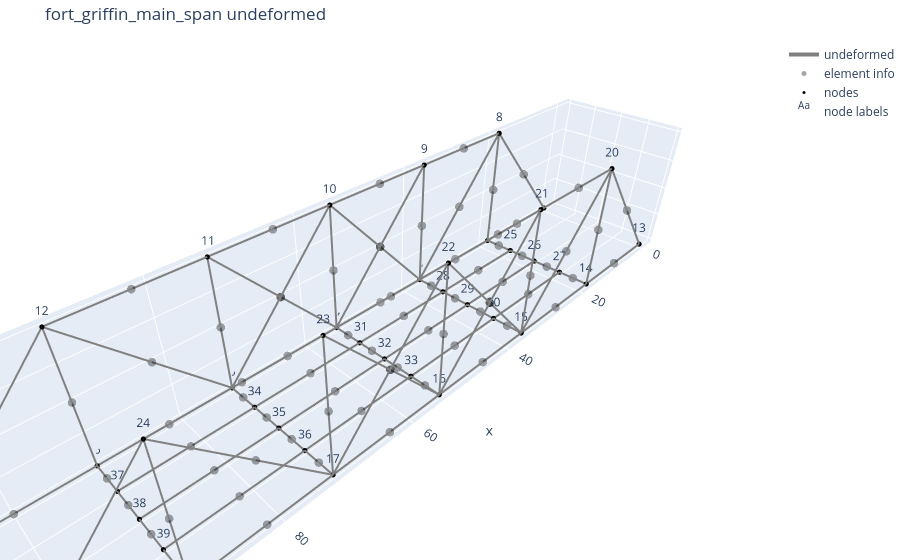
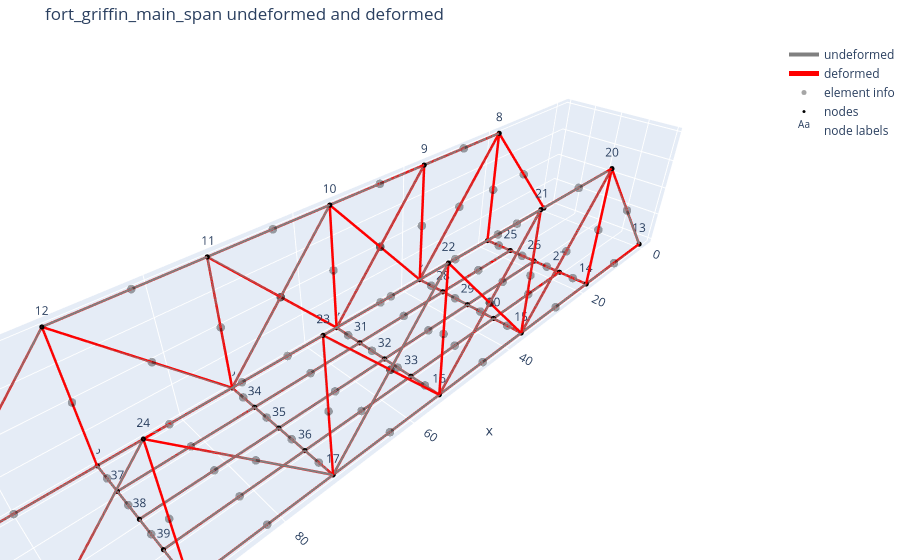

Write notebook code for charts like these, in order.
### Code cell
# ============================================================
# PLOTLY PLOTS
# Plot 1  undeformed only
# Plot 2  undeformed plus deformed
# Loads are kept off here because show_member_loads is False.
# ============================================================

fig_undef = plot_structure_plotly(
    clean_model,
    data,
    U=None,
    scale=1.0,
    selector="all",
    show_undeformed=True,
    show_deformed=False,
    show_nodes=True,
    show_node_labels=True,
    show_element_hover=True,
    show_member_loads=True,
    title=f"{clean_model['model_name']} undeformed",
    save_html=str(plotly_undef_html),
    save_png=str(plotly_undef_png),
)

fig_def = plot_structure_plotly(
    clean_model,
    data,
    U=package["results"]["U"],
    scale=50.0,
    selector="all",
    show_undeformed=True,
    show_deformed=True,
    show_nodes=True,
    show_node_labels=True,
    show_element_hover=True,
    show_member_loads=True,
    title=f"{clean_model['model_name']} undeformed and deformed",
    save_html=str(plotly_def_html),
    save_png=str(plotly_def_png),
)

fig_undef.show()
fig_def.show()

print("Saved Plotly plots")
print(plotly_undef_html)
print(plotly_undef_png)
print(plotly_def_html)
print(plotly_def_png)

### Figure 1 — Plotly figure (JSON) as saved in the notebook; plotly's stock layout.template omitted (floating-point values rounded to 4 significant figures; data arrays with more than 128 entries replaced by an {"elided": "..."} marker saying what was removed)
{"data": [{"hoverinfo": "skip", "line": {"color": "gray", "dash": "solid", "width": 4}, "mode": "lines", "name": "undeformed", "type": "scatter3d", "x": {"elided": "234 float values"}, "y": {"elided": "234 int values"}, "z": {"elided": "234 int values"}}, {"hovertemplate": "%{text}<extra></extra>", "marker": {"color": "black", "opacity": 0.35, "size": 5}, "mode": "markers", "name": "element info", "text": ["Element 101<br>type = 3D_truss<br>nodes = 1 to 2<br>section = lower_chord", "Element 102<br>type = 3D_truss<br>nodes = 2 to 3<br>section = lower_chord", "Element 103<br>type = 3D_truss<br>nodes = 3 to 4<br>section = lower_chord", "Element 104<br>type = 3D_truss<br>nodes = 4 to 5<br>section = lower_chord", "Element 105<br>type = 3D_truss<br>nodes = 5 to 6<br>section = lower_chord", "Element 106<br>type = 3D_truss<br>nodes = 6 to 7<br>section = lower_chord", "Element 107<br>type = 3D_truss<br>nodes = 1 to 8<br>section = upper_end", "Element 108<br>type = 3D_truss<br>nodes = 8 to 9<br>section = upper_chord", "Element 109<br>type = 3D_truss<br>nodes = 9 to 10<br>section = upper_chord", "Element 110<br>type = 3D_truss<br>nodes = 10 to 11<br>section = upper_chord", "Element 111<br>type = 3D_truss<br>nodes = 11 to 12<br>section = upper_chord", "Element 112<br>type = 3D_truss<br>nodes = 7 to 12<br>section = upper_end", "Element 113<br>type = 3D_truss<br>nodes = 2 to 8<br>section = vertical", "Element 114<br>type = 3D_truss<br>nodes = 3 to 9<br>section = vertical", "Element 115<br>type = 3D_truss<br>nodes = 4 to 10<br>section = vertical", "Element 116<br>type = 3D_truss<br>nodes = 5 to 11<br>section = vertical", "Element 117<br>type = 3D_truss<br>nodes = 6 to 12<br>section = vertical", "Element 118<br>type = 3D_truss<br>nodes = 3 to 8<br>section = diagonal", "Element 119<br>type = 3D_truss<br>nodes = 4 to 9<br>section = diagonal", "Element 120<br>type = 3D_truss<br>nodes = 4 to 11<br>section = diagonal", "Element 121<br>type = 3D_truss<br>nodes = 5 to 12<br>section = diagonal", "Element 122<br>type = 3D_truss<br>nodes = 3 to 10<br>section = tension_rod", "Element 123<br>type = 3D_truss<br>nodes = 5 to 10<br>section = tension_rod", "Element 201<br>type = 3D_truss<br>nodes = 13 to 14<br>section = lower_chord", "Element 202<br>type = 3D_truss<br>nodes = 14 to 15<br>section = lower_chord", "Element 203<br>type = 3D_truss<br>nodes = 15 to 16<br>section = lower_chord", "Element 204<br>type = 3D_truss<br>nodes = 16 to 17<br>section = lower_chord", "Element 205<br>type = 3D_truss<br>nodes = 17 to 18<br>section = lower_chord", "Element 206<br>type = 3D_truss<br>nodes = 18 to 19<br>section = lower_chord", "Element 207<br>type = 3D_truss<br>nodes = 13 to 20<br>section = upper_end", "Element 208<br>type = 3D_truss<br>nodes = 20 to 21<br>section = upper_chord", "Element 209<br>type = 3D_truss<br>nodes = 21 to 22<br>section = upper_chord", "Element 210<br>type = 3D_truss<br>nodes = 22 to 23<br>section = upper_chord", "Element 211<br>type = 3D_truss<br>nodes = 23 to 24<br>section = upper_chord", "Element 212<br>type = 3D_truss<br>nodes = 19 to 24<br>section = upper_end", "Element 213<br>type = 3D_truss<br>nodes = 14 to 20<br>section = vertical", "Element 214<br>type = 3D_truss<br>nodes = 15 to 21<br>section = vertical", "Element 215<br>type = 3D_truss<br>nodes = 16 to 22<br>section = vertical", "Element 216<br>type = 3D_truss<br>nodes = 17 to 23<br>section = vertical", "Element 217<br>type = 3D_truss<br>nodes = 18 to 24<br>section = vertical", "Element 218<br>type = 3D_truss<br>nodes = 15 to 20<br>section = diagonal", "Element 219<br>type = 3D_truss<br>nodes = 16 to 21<br>section = diagonal", "Element 220<br>type = 3D_truss<br>nodes = 16 to 23<br>section = diagonal", "Element 221<br>type = 3D_truss<br>nodes = 17 to 24<br>section = diagonal", "Element 222<br>type = 3D_truss<br>nodes = 15 to 22<br>section = tension_rod", "Element 223<br>type = 3D_truss<br>nodes = 17 to 22<br>section = tension_rod", "Element 301<br>type = 3D_frame<br>nodes = 2 to 25<br>section = floor_beam", "Element 302<br>type = 3D_frame<br>nodes = 25 to 26<br>section = floor_beam", "Element 303<br>type = 3D_frame<br>nodes = 26 to 27<br>section = floor_beam", "Element 304<br>type = 3D_frame<br>nodes = 27 to 14<br>section = floor_beam", "Element 305<br>type = 3D_frame<br>nodes = 3 to 28<br>section = floor_beam", "Element 306<br>type = 3D_frame<br>nodes = 28 to 29<br>section = floor_beam", "Element 307<br>type = 3D_frame<br>nodes = 29 to 30<br>section = floor_beam", "Element 308<br>type = 3D_frame<br>nodes = 30 to 15<br>section = floor_beam", "Element 309<br>type = 3D_frame<br>nodes = 4 to 31<br>section = floor_beam", "Element 310<br>type = 3D_frame<br>nodes = 31 to 32<br>section = floor_beam", "Element 311<br>type = 3D_frame<br>nodes = 32 to 33<br>section = floor_beam", "Element 312<br>type = 3D_frame<br>nodes = 33 to 16<br>section = floor_beam", "Element 313<br>type = 3D_frame<br>nodes = 5 to 34<br>section = floor_beam", "Element 314<br>type = 3D_frame<br>nodes = 34 to 35<br>section = floor_beam", "Element 315<br>type = 3D_frame<br>nodes = 35 to 36<br>section = floor_beam", "Element 316<br>type = 3D_frame<br>nodes = 36 to 17<br>section = floor_beam", "Element 317<br>type = 3D_frame<br>nodes = 6 to 37<br>section = floor_beam", "Element 318<br>type = 3D_frame<br>nodes = 37 to 38<br>section = floor_beam", "Element 319<br>type = 3D_frame<br>nodes = 38 to 39<br>section = floor_beam", "Element 320<br>type = 3D_frame<br>nodes = 39 to 18<br>section = floor_beam", "Element 401<br>type = 3D_frame<br>nodes = 25 to 28<br>section = stringer_light", "Element 402<br>type = 3D_frame<br>nodes = 28 to 31<br>section = stringer_light", "Element 403<br>type = 3D_frame<br>nodes = 31 to 34<br>section = stringer_light", "Element 404<br>type = 3D_frame<br>nodes = 34 to 37<br>section = stringer_light", "Element 405<br>type = 3D_frame<br>nodes = 26 to 29<br>section = stringer_heavy", "Element 406<br>type = 3D_frame<br>nodes = 29 to 32<br>section = stringer_heavy", "Element 407<br>type = 3D_frame<br>nodes = 32 to 35<br>section = stringer_heavy", "Element 408<br>type = 3D_frame<br>nodes = 35 to 38<br>section = stringer_heavy", "Element 409<br>type = 3D_frame<br>nodes = 27 to 30<br>section = stringer_light", "Element 410<br>type = 3D_frame<br>nodes = 30 to 33<br>section = stringer_light", "Element 411<br>type = 3D_frame<br>nodes = 33 to 36<br>section = stringer_light", "Element 412<br>type = 3D_frame<br>nodes = 36 to 39<br>section = stringer_light"], "type": "scatter3d", "x": [9.088, 27.26, 45.44, 63.62, 81.79, 99.97, 9.088, 27.26, 45.44, 63.62, 81.79, 99.97, 18.18, 36.35, 54.53, 72.7, 90.88, 27.26, 45.44, 63.62, 81.79, 45.44, 63.62, 9.088, 27.26, 45.44, 63.62, 81.79, 99.97, 9.088, 27.26, 45.44, 63.62, 81.79, 99.97, 18.18, 36.35, 54.53, 72.7, 90.88, 27.26, 45.44, 63.62, 81.79, 45.44, 63.62, 18.18, 18.18, 18.18, 18.18, 36.35, 36.35, 36.35, 36.35, 54.53, 54.53, 54.53, 54.53, 72.7, 72.7, 72.7, 72.7, 90.88, 90.88, 90.88, 90.88, 27.26, 45.44, 63.62, 81.79, 27.26, 45.44, 63.62, 81.79, 27.26, 45.44, 63.62, 81.79], "y": [0, 0, 0, 0, 0, 0, 0, 0, 0, 0, 0, 0, 0, 0, 0, 0, 0, 0, 0, 0, 0, 0, 0, 20, 20, 20, 20, 20, 20, 20, 20, 20, 20, 20, 20, 20, 20, 20, 20, 20, 20, 20, 20, 20, 20, 20, 2.5, 7.5, 12.5, 17.5, 2.5, 7.5, 12.5, 17.5, 2.5, 7.5, 12.5, 17.5, 2.5, 7.5, 12.5, 17.5, 2.5, 7.5, 12.5, 17.5, 5, 5, 5, 5, 10, 10, 10, 10, 15, 15, 15, 15], "z": [0, 0, 0, 0, 0, 0, 10, 20, 20, 20, 20, 10, 10, 10, 10, 10, 10, 10, 10, 10, 10, 10, 10, 0, 0, 0, 0, 0, 0, 10, 20, 20, 20, 20, 10, 10, 10, 10, 10, 10, 10, 10, 10, 10, 10, 10, 0, 0, 0, 0, 0, 0, 0, 0, 0, 0, 0, 0, 0, 0, 0, 0, 0, 0, 0, 0, 0, 0, 0, 0, 0, 0, 0, 0, 0, 0, 0, 0]}, {"hovertemplate": "%{text}<extra></extra>", "marker": {"color": "black", "size": 3}, "mode": "markers", "name": "nodes", "text": ["Node 1", "Node 2", "Node 3", "Node 4", "Node 5", "Node 6", "Node 7", "Node 8", "Node 9", "Node 10", "Node 11", "Node 12", "Node 13", "Node 14", "Node 15", "Node 16", "Node 17", "Node 18", "Node 19", "Node 20", "Node 21", "Node 22", "Node 23", "Node 24", "Node 25", "Node 26", "Node 27", "Node 28", "Node 29", "Node 30", "Node 31", "Node 32", "Node 33", "Node 34", "Node 35", "Node 36", "Node 37", "Node 38", "Node 39"], "type": "scatter3d", "x": [0, 18.18, 36.35, 54.53, 72.7, 90.88, 109.1, 18.18, 36.35, 54.53, 72.7, 90.88, 0, 18.18, 36.35, 54.53, 72.7, 90.88, 109.1, 18.18, 36.35, 54.53, 72.7, 90.88, 18.18, 18.18, 18.18, 36.35, 36.35, 36.35, 54.53, 54.53, 54.53, 72.7, 72.7, 72.7, 90.88, 90.88, 90.88], "y": [0, 0, 0, 0, 0, 0, 0, 0, 0, 0, 0, 0, 20, 20, 20, 20, 20, 20, 20, 20, 20, 20, 20, 20, 5, 10, 15, 5, 10, 15, 5, 10, 15, 5, 10, 15, 5, 10, 15], "z": [0, 0, 0, 0, 0, 0, 0, 20, 20, 20, 20, 20, 0, 0, 0, 0, 0, 0, 0, 20, 20, 20, 20, 20, 0, 0, 0, 0, 0, 0, 0, 0, 0, 0, 0, 0, 0, 0, 0]}, {"hoverinfo": "skip", "mode": "text", "name": "node labels", "text": ["1", "2", "3", "4", "5", "6", "7", "8", "9", "10", "11", "12", "13", "14", "15", "16", "17", "18", "19", "20", "21", "22", "23", "24", "25", "26", "27", "28", "29", "30", "31", "32", "33", "34", "35", "36", "37", "38", "39"], "textposition": "top center", "type": "scatter3d", "x": [0, 18.18, 36.35, 54.53, 72.7, 90.88, 109.1, 18.18, 36.35, 54.53, 72.7, 90.88, 0, 18.18, 36.35, 54.53, 72.7, 90.88, 109.1, 18.18, 36.35, 54.53, 72.7, 90.88, 18.18, 18.18, 18.18, 36.35, 36.35, 36.35, 54.53, 54.53, 54.53, 72.7, 72.7, 72.7, 90.88, 90.88, 90.88], "y": [0, 0, 0, 0, 0, 0, 0, 0, 0, 0, 0, 0, 20, 20, 20, 20, 20, 20, 20, 20, 20, 20, 20, 20, 5, 10, 15, 5, 10, 15, 5, 10, 15, 5, 10, 15, 5, 10, 15], "z": [0, 0, 0, 0, 0, 0, 0, 20, 20, 20, 20, 20, 0, 0, 0, 0, 0, 0, 0, 20, 20, 20, 20, 20, 0, 0, 0, 0, 0, 0, 0, 0, 0, 0, 0, 0, 0, 0, 0]}, {"hovertemplate": "%{text}<extra></extra>", "line": {"color": "purple", "width": 6}, "mode": "lines", "showlegend": false, "text": ["Member load on element 405<br>type = uniform_local_z<br>w = -0.05", "Member load on element 405<br>type = uniform_local_z<br>w = -0.05"], "type": "scatter3d", "x": [19.99, 19.99], "y": [10, 10], "z": [0, -0.05]}, {"hovertemplate": "%{text}<extra></extra>", "line": {"color": "purple", "width": 6}, "mode": "lines", "showlegend": false, "text": ["Member load on element 405<br>type = uniform_local_z<br>w = -0.05", "Member load on element 405<br>type = uniform_local_z<br>w = -0.05"], "type": "scatter3d", "x": [23.63, 23.63], "y": [10, 10], "z": [0, -0.05]}, {"hovertemplate": "%{text}<extra></extra>", "line": {"color": "purple", "width": 6}, "mode": "lines", "showlegend": false, "text": ["Member load on element 405<br>type = uniform_local_z<br>w = -0.05", "Member load on element 405<br>type = uniform_local_z<br>w = -0.05"], "type": "scatter3d", "x": [27.26, 27.26], "y": [10, 10], "z": [0, -0.05]}, {"hovertemplate": "%{text}<extra></extra>", "line": {"color": "purple", "width": 6}, "mode": "lines", "showlegend": false, "text": ["Member load on element 405<br>type = uniform_local_z<br>w = -0.05", "Member load on element 405<br>type = uniform_local_z<br>w = -0.05"], "type": "scatter3d", "x": [30.9, 30.9], "y": [10, 10], "z": [0, -0.05]}, {"hovertemplate": "%{text}<extra></extra>", "line": {"color": "purple", "width": 6}, "mode": "lines", "showlegend": false, "text": ["Member load on element 405<br>type = uniform_local_z<br>w = -0.05", "Member load on element 405<br>type = uniform_local_z<br>w = -0.05"], "type": "scatter3d", "x": [34.53, 34.53], "y": [10, 10], "z": [0, -0.05]}, {"hovertemplate": "%{text}<extra></extra>", "line": {"color": "purple", "width": 6}, "mode": "lines", "showlegend": false, "text": ["Member load on element 406<br>type = uniform_local_z<br>w = -0.05", "Member load on element 406<br>type = uniform_local_z<br>w = -0.05"], "type": "scatter3d", "x": [38.17, 38.17], "y": [10, 10], "z": [0, -0.05]}, {"hovertemplate": "%{text}<extra></extra>", "line": {"color": "purple", "width": 6}, "mode": "lines", "showlegend": false, "text": ["Member load on element 406<br>type = uniform_local_z<br>w = -0.05", "Member load on element 406<br>type = uniform_local_z<br>w = -0.05"], "type": "scatter3d", "x": [41.8, 41.8], "y": [10, 10], "z": [0, -0.05]}, {"hovertemplate": "%{text}<extra></extra>", "line": {"color": "purple", "width": 6}, "mode": "lines", "showlegend": false, "text": ["Member load on element 406<br>type = uniform_local_z<br>w = -0.05", "Member load on element 406<br>type = uniform_local_z<br>w = -0.05"], "type": "scatter3d", "x": [45.44, 45.44], "y": [10, 10], "z": [0, -0.05]}, {"hovertemplate": "%{text}<extra></extra>", "line": {"color": "purple", "width": 6}, "mode": "lines", "showlegend": false, "text": ["Member load on element 406<br>type = uniform_local_z<br>w = -0.05", "Member load on element 406<br>type = uniform_local_z<br>w = -0.05"], "type": "scatter3d", "x": [49.08, 49.08], "y": [10, 10], "z": [0, -0.05]}, {"hovertemplate": "%{text}<extra></extra>", "line": {"color": "purple", "width": 6}, "mode": "lines", "showlegend": false, "text": ["Member load on element 406<br>type = uniform_local_z<br>w = -0.05", "Member load on element 406<br>type = uniform_local_z<br>w = -0.05"], "type": "scatter3d", "x": [52.71, 52.71], "y": [10, 10], "z": [0, -0.05]}, {"hovertemplate": "%{text}<extra></extra>", "line": {"color": "purple", "width": 6}, "mode": "lines", "showlegend": false, "text": ["Member load on element 407<br>type = uniform_local_z<br>w = -0.05", "Member load on element 407<br>type = uniform_local_z<br>w = -0.05"], "type": "scatter3d", "x": [56.35, 56.35], "y": [10, 10], "z": [0, -0.05]}, {"hovertemplate": "%{text}<extra></extra>", "line": {"color": "purple", "width": 6}, "mode": "lines", "showlegend": false, "text": ["Member load on element 407<br>type = uniform_local_z<br>w = -0.05", "Member load on element 407<br>type = uniform_local_z<br>w = -0.05"], "type": "scatter3d", "x": [59.98, 59.98], "y": [10, 10], "z": [0, -0.05]}, {"hovertemplate": "%{text}<extra></extra>", "line": {"color": "purple", "width": 6}, "mode": "lines", "showlegend": false, "text": ["Member load on element 407<br>type = uniform_local_z<br>w = -0.05", "Member load on element 407<br>type = uniform_local_z<br>w = -0.05"], "type": "scatter3d", "x": [63.62, 63.62], "y": [10, 10], "z": [0, -0.05]}, {"hovertemplate": "%{text}<extra></extra>", "line": {"color": "purple", "width": 6}, "mode": "lines", "showlegend": false, "text": ["Member load on element 407<br>type = uniform_local_z<br>w = -0.05", "Member load on element 407<br>type = uniform_local_z<br>w = -0.05"], "type": "scatter3d", "x": [67.25, 67.25], "y": [10, 10], "z": [0, -0.05]}, {"hovertemplate": "%{text}<extra></extra>", "line": {"color": "purple", "width": 6}, "mode": "lines", "showlegend": false, "text": ["Member load on element 407<br>type = uniform_local_z<br>w = -0.05", "Member load on element 407<br>type = uniform_local_z<br>w = -0.05"], "type": "scatter3d", "x": [70.89, 70.89], "y": [10, 10], "z": [0, -0.05]}, {"hovertemplate": "%{text}<extra></extra>", "line": {"color": "purple", "width": 6}, "mode": "lines", "showlegend": false, "text": ["Member load on element 408<br>type = uniform_local_z<br>w = -0.05", "Member load on element 408<br>type = uniform_local_z<br>w = -0.05"], "type": "scatter3d", "x": [74.52, 74.52], "y": [10, 10], "z": [0, -0.05]}, {"hovertemplate": "%{text}<extra></extra>", "line": {"color": "purple", "width": 6}, "mode": "lines", "showlegend": false, "text": ["Member load on element 408<br>type = uniform_local_z<br>w = -0.05", "Member load on element 408<br>type = uniform_local_z<br>w = -0.05"], "type": "scatter3d", "x": [78.16, 78.16], "y": [10, 10], "z": [0, -0.05]}, {"hovertemplate": "%{text}<extra></extra>", "line": {"color": "purple", "width": 6}, "mode": "lines", "showlegend": false, "text": ["Member load on element 408<br>type = uniform_local_z<br>w = -0.05", "Member load on element 408<br>type = uniform_local_z<br>w = -0.05"], "type": "scatter3d", "x": [81.79, 81.79], "y": [10, 10], "z": [0, -0.05]}, {"hovertemplate": "%{text}<extra></extra>", "line": {"color": "purple", "width": 6}, "mode": "lines", "showlegend": false, "text": ["Member load on element 408<br>type = uniform_local_z<br>w = -0.05", "Member load on element 408<br>type = uniform_local_z<br>w = -0.05"], "type": "scatter3d", "x": [85.43, 85.43], "y": [10, 10], "z": [0, -0.05]}, {"hovertemplate": "%{text}<extra></extra>", "line": {"color": "purple", "width": 6}, "mode": "lines", "showlegend": false, "text": ["Member load on element 408<br>type = uniform_local_z<br>w = -0.05", "Member load on element 408<br>type = uniform_local_z<br>w = -0.05"], "type": "scatter3d", "x": [89.06, 89.06], "y": [10, 10], "z": [0, -0.05]}], "layout": {"margin": {"b": 0, "l": 0, "r": 0, "t": 40}, "scene": {"aspectmode": "data", "xaxis": {"title": {"text": "x"}}, "yaxis": {"title": {"text": "y"}}, "zaxis": {"title": {"text": "z"}}}, "showlegend": true, "title": {"text": "fort_griffin_main_span undeformed"}}}

### Figure 2 — Plotly figure (JSON) as saved in the notebook; plotly's stock layout.template omitted (floating-point values rounded to 4 significant figures; data arrays with more than 128 entries replaced by an {"elided": "..."} marker saying what was removed)
{"data": [{"hoverinfo": "skip", "line": {"color": "gray", "dash": "solid", "width": 4}, "mode": "lines", "name": "undeformed", "type": "scatter3d", "x": {"elided": "234 float values"}, "y": {"elided": "234 int values"}, "z": {"elided": "234 int values"}}, {"hoverinfo": "skip", "line": {"color": "red", "dash": "solid", "width": 5}, "mode": "lines", "name": "deformed", "type": "scatter3d", "x": {"elided": "842 float values"}, "y": {"elided": "842 float values"}, "z": {"elided": "842 float values"}}, {"hovertemplate": "%{text}<extra></extra>", "marker": {"color": "black", "opacity": 0.35, "size": 5}, "mode": "markers", "name": "element info", "text": ["Element 101<br>type = 3D_truss<br>nodes = 1 to 2<br>section = lower_chord", "Element 102<br>type = 3D_truss<br>nodes = 2 to 3<br>section = lower_chord", "Element 103<br>type = 3D_truss<br>nodes = 3 to 4<br>section = lower_chord", "Element 104<br>type = 3D_truss<br>nodes = 4 to 5<br>section = lower_chord", "Element 105<br>type = 3D_truss<br>nodes = 5 to 6<br>section = lower_chord", "Element 106<br>type = 3D_truss<br>nodes = 6 to 7<br>section = lower_chord", "Element 107<br>type = 3D_truss<br>nodes = 1 to 8<br>section = upper_end", "Element 108<br>type = 3D_truss<br>nodes = 8 to 9<br>section = upper_chord", "Element 109<br>type = 3D_truss<br>nodes = 9 to 10<br>section = upper_chord", "Element 110<br>type = 3D_truss<br>nodes = 10 to 11<br>section = upper_chord", "Element 111<br>type = 3D_truss<br>nodes = 11 to 12<br>section = upper_chord", "Element 112<br>type = 3D_truss<br>nodes = 7 to 12<br>section = upper_end", "Element 113<br>type = 3D_truss<br>nodes = 2 to 8<br>section = vertical", "Element 114<br>type = 3D_truss<br>nodes = 3 to 9<br>section = vertical", "Element 115<br>type = 3D_truss<br>nodes = 4 to 10<br>section = vertical", "Element 116<br>type = 3D_truss<br>nodes = 5 to 11<br>section = vertical", "Element 117<br>type = 3D_truss<br>nodes = 6 to 12<br>section = vertical", "Element 118<br>type = 3D_truss<br>nodes = 3 to 8<br>section = diagonal", "Element 119<br>type = 3D_truss<br>nodes = 4 to 9<br>section = diagonal", "Element 120<br>type = 3D_truss<br>nodes = 4 to 11<br>section = diagonal", "Element 121<br>type = 3D_truss<br>nodes = 5 to 12<br>section = diagonal", "Element 122<br>type = 3D_truss<br>nodes = 3 to 10<br>section = tension_rod", "Element 123<br>type = 3D_truss<br>nodes = 5 to 10<br>section = tension_rod", "Element 201<br>type = 3D_truss<br>nodes = 13 to 14<br>section = lower_chord", "Element 202<br>type = 3D_truss<br>nodes = 14 to 15<br>section = lower_chord", "Element 203<br>type = 3D_truss<br>nodes = 15 to 16<br>section = lower_chord", "Element 204<br>type = 3D_truss<br>nodes = 16 to 17<br>section = lower_chord", "Element 205<br>type = 3D_truss<br>nodes = 17 to 18<br>section = lower_chord", "Element 206<br>type = 3D_truss<br>nodes = 18 to 19<br>section = lower_chord", "Element 207<br>type = 3D_truss<br>nodes = 13 to 20<br>section = upper_end", "Element 208<br>type = 3D_truss<br>nodes = 20 to 21<br>section = upper_chord", "Element 209<br>type = 3D_truss<br>nodes = 21 to 22<br>section = upper_chord", "Element 210<br>type = 3D_truss<br>nodes = 22 to 23<br>section = upper_chord", "Element 211<br>type = 3D_truss<br>nodes = 23 to 24<br>section = upper_chord", "Element 212<br>type = 3D_truss<br>nodes = 19 to 24<br>section = upper_end", "Element 213<br>type = 3D_truss<br>nodes = 14 to 20<br>section = vertical", "Element 214<br>type = 3D_truss<br>nodes = 15 to 21<br>section = vertical", "Element 215<br>type = 3D_truss<br>nodes = 16 to 22<br>section = vertical", "Element 216<br>type = 3D_truss<br>nodes = 17 to 23<br>section = vertical", "Element 217<br>type = 3D_truss<br>nodes = 18 to 24<br>section = vertical", "Element 218<br>type = 3D_truss<br>nodes = 15 to 20<br>section = diagonal", "Element 219<br>type = 3D_truss<br>nodes = 16 to 21<br>section = diagonal", "Element 220<br>type = 3D_truss<br>nodes = 16 to 23<br>section = diagonal", "Element 221<br>type = 3D_truss<br>nodes = 17 to 24<br>section = diagonal", "Element 222<br>type = 3D_truss<br>nodes = 15 to 22<br>section = tension_rod", "Element 223<br>type = 3D_truss<br>nodes = 17 to 22<br>section = tension_rod", "Element 301<br>type = 3D_frame<br>nodes = 2 to 25<br>section = floor_beam", "Element 302<br>type = 3D_frame<br>nodes = 25 to 26<br>section = floor_beam", "Element 303<br>type = 3D_frame<br>nodes = 26 to 27<br>section = floor_beam", "Element 304<br>type = 3D_frame<br>nodes = 27 to 14<br>section = floor_beam", "Element 305<br>type = 3D_frame<br>nodes = 3 to 28<br>section = floor_beam", "Element 306<br>type = 3D_frame<br>nodes = 28 to 29<br>section = floor_beam", "Element 307<br>type = 3D_frame<br>nodes = 29 to 30<br>section = floor_beam", "Element 308<br>type = 3D_frame<br>nodes = 30 to 15<br>section = floor_beam", "Element 309<br>type = 3D_frame<br>nodes = 4 to 31<br>section = floor_beam", "Element 310<br>type = 3D_frame<br>nodes = 31 to 32<br>section = floor_beam", "Element 311<br>type = 3D_frame<br>nodes = 32 to 33<br>section = floor_beam", "Element 312<br>type = 3D_frame<br>nodes = 33 to 16<br>section = floor_beam", "Element 313<br>type = 3D_frame<br>nodes = 5 to 34<br>section = floor_beam", "Element 314<br>type = 3D_frame<br>nodes = 34 to 35<br>section = floor_beam", "Element 315<br>type = 3D_frame<br>nodes = 35 to 36<br>section = floor_beam", "Element 316<br>type = 3D_frame<br>nodes = 36 to 17<br>section = floor_beam", "Element 317<br>type = 3D_frame<br>nodes = 6 to 37<br>section = floor_beam", "Element 318<br>type = 3D_frame<br>nodes = 37 to 38<br>section = floor_beam", "Element 319<br>type = 3D_frame<br>nodes = 38 to 39<br>section = floor_beam", "Element 320<br>type = 3D_frame<br>nodes = 39 to 18<br>section = floor_beam", "Element 401<br>type = 3D_frame<br>nodes = 25 to 28<br>section = stringer_light", "Element 402<br>type = 3D_frame<br>nodes = 28 to 31<br>section = stringer_light", "Element 403<br>type = 3D_frame<br>nodes = 31 to 34<br>section = stringer_light", "Element 404<br>type = 3D_frame<br>nodes = 34 to 37<br>section = stringer_light", "Element 405<br>type = 3D_frame<br>nodes = 26 to 29<br>section = stringer_heavy", "Element 406<br>type = 3D_frame<br>nodes = 29 to 32<br>section = stringer_heavy", "Element 407<br>type = 3D_frame<br>nodes = 32 to 35<br>section = stringer_heavy", "Element 408<br>type = 3D_frame<br>nodes = 35 to 38<br>section = stringer_heavy", "Element 409<br>type = 3D_frame<br>nodes = 27 to 30<br>section = stringer_light", "Element 410<br>type = 3D_frame<br>nodes = 30 to 33<br>section = stringer_light", "Element 411<br>type = 3D_frame<br>nodes = 33 to 36<br>section = stringer_light", "Element 412<br>type = 3D_frame<br>nodes = 36 to 39<br>section = stringer_light"], "type": "scatter3d", "x": [9.088, 27.26, 45.44, 63.62, 81.79, 99.97, 9.088, 27.26, 45.44, 63.62, 81.79, 99.97, 18.18, 36.35, 54.53, 72.7, 90.88, 27.26, 45.44, 63.62, 81.79, 45.44, 63.62, 9.088, 27.26, 45.44, 63.62, 81.79, 99.97, 9.088, 27.26, 45.44, 63.62, 81.79, 99.97, 18.18, 36.35, 54.53, 72.7, 90.88, 27.26, 45.44, 63.62, 81.79, 45.44, 63.62, 18.18, 18.18, 18.18, 18.18, 36.35, 36.35, 36.35, 36.35, 54.53, 54.53, 54.53, 54.53, 72.7, 72.7, 72.7, 72.7, 90.88, 90.88, 90.88, 90.88, 27.26, 45.44, 63.62, 81.79, 27.26, 45.44, 63.62, 81.79, 27.26, 45.44, 63.62, 81.79], "y": [0, 0, 0, 0, 0, 0, 0, 0, 0, 0, 0, 0, 0, 0, 0, 0, 0, 0, 0, 0, 0, 0, 0, 20, 20, 20, 20, 20, 20, 20, 20, 20, 20, 20, 20, 20, 20, 20, 20, 20, 20, 20, 20, 20, 20, 20, 2.5, 7.5, 12.5, 17.5, 2.5, 7.5, 12.5, 17.5, 2.5, 7.5, 12.5, 17.5, 2.5, 7.5, 12.5, 17.5, 2.5, 7.5, 12.5, 17.5, 5, 5, 5, 5, 10, 10, 10, 10, 15, 15, 15, 15], "z": [0, 0, 0, 0, 0, 0, 10, 20, 20, 20, 20, 10, 10, 10, 10, 10, 10, 10, 10, 10, 10, 10, 10, 0, 0, 0, 0, 0, 0, 10, 20, 20, 20, 20, 10, 10, 10, 10, 10, 10, 10, 10, 10, 10, 10, 10, 0, 0, 0, 0, 0, 0, 0, 0, 0, 0, 0, 0, 0, 0, 0, 0, 0, 0, 0, 0, 0, 0, 0, 0, 0, 0, 0, 0, 0, 0, 0, 0]}, {"hovertemplate": "%{text}<extra></extra>", "marker": {"color": "black", "size": 3}, "mode": "markers", "name": "nodes", "text": ["Node 1", "Node 2", "Node 3", "Node 4", "Node 5", "Node 6", "Node 7", "Node 8", "Node 9", "Node 10", "Node 11", "Node 12", "Node 13", "Node 14", "Node 15", "Node 16", "Node 17", "Node 18", "Node 19", "Node 20", "Node 21", "Node 22", "Node 23", "Node 24", "Node 25", "Node 26", "Node 27", "Node 28", "Node 29", "Node 30", "Node 31", "Node 32", "Node 33", "Node 34", "Node 35", "Node 36", "Node 37", "Node 38", "Node 39"], "type": "scatter3d", "x": [0, 18.18, 36.35, 54.53, 72.7, 90.88, 109.1, 18.18, 36.35, 54.53, 72.7, 90.88, 0, 18.18, 36.35, 54.53, 72.7, 90.88, 109.1, 18.18, 36.35, 54.53, 72.7, 90.88, 18.18, 18.18, 18.18, 36.35, 36.35, 36.35, 54.53, 54.53, 54.53, 72.7, 72.7, 72.7, 90.88, 90.88, 90.88], "y": [0, 0, 0, 0, 0, 0, 0, 0, 0, 0, 0, 0, 20, 20, 20, 20, 20, 20, 20, 20, 20, 20, 20, 20, 5, 10, 15, 5, 10, 15, 5, 10, 15, 5, 10, 15, 5, 10, 15], "z": [0, 0, 0, 0, 0, 0, 0, 20, 20, 20, 20, 20, 0, 0, 0, 0, 0, 0, 0, 20, 20, 20, 20, 20, 0, 0, 0, 0, 0, 0, 0, 0, 0, 0, 0, 0, 0, 0, 0]}, {"hoverinfo": "skip", "mode": "text", "name": "node labels", "text": ["1", "2", "3", "4", "5", "6", "7", "8", "9", "10", "11", "12", "13", "14", "15", "16", "17", "18", "19", "20", "21", "22", "23", "24", "25", "26", "27", "28", "29", "30", "31", "32", "33", "34", "35", "36", "37", "38", "39"], "textposition": "top center", "type": "scatter3d", "x": [0, 18.18, 36.35, 54.53, 72.7, 90.88, 109.1, 18.18, 36.35, 54.53, 72.7, 90.88, 0, 18.18, 36.35, 54.53, 72.7, 90.88, 109.1, 18.18, 36.35, 54.53, 72.7, 90.88, 18.18, 18.18, 18.18, 36.35, 36.35, 36.35, 54.53, 54.53, 54.53, 72.7, 72.7, 72.7, 90.88, 90.88, 90.88], "y": [0, 0, 0, 0, 0, 0, 0, 0, 0, 0, 0, 0, 20, 20, 20, 20, 20, 20, 20, 20, 20, 20, 20, 20, 5, 10, 15, 5, 10, 15, 5, 10, 15, 5, 10, 15, 5, 10, 15], "z": [0, 0, 0, 0, 0, 0, 0, 20, 20, 20, 20, 20, 0, 0, 0, 0, 0, 0, 0, 20, 20, 20, 20, 20, 0, 0, 0, 0, 0, 0, 0, 0, 0, 0, 0, 0, 0, 0, 0]}, {"hovertemplate": "%{text}<extra></extra>", "line": {"color": "purple", "width": 6}, "mode": "lines", "showlegend": false, "text": ["Member load on element 405<br>type = uniform_local_z<br>w = -0.05", "Member load on element 405<br>type = uniform_local_z<br>w = -0.05"], "type": "scatter3d", "x": [19.99, 19.99], "y": [10, 10], "z": [0, -0.05]}, {"hovertemplate": "%{text}<extra></extra>", "line": {"color": "purple", "width": 6}, "mode": "lines", "showlegend": false, "text": ["Member load on element 405<br>type = uniform_local_z<br>w = -0.05", "Member load on element 405<br>type = uniform_local_z<br>w = -0.05"], "type": "scatter3d", "x": [23.63, 23.63], "y": [10, 10], "z": [0, -0.05]}, {"hovertemplate": "%{text}<extra></extra>", "line": {"color": "purple", "width": 6}, "mode": "lines", "showlegend": false, "text": ["Member load on element 405<br>type = uniform_local_z<br>w = -0.05", "Member load on element 405<br>type = uniform_local_z<br>w = -0.05"], "type": "scatter3d", "x": [27.26, 27.26], "y": [10, 10], "z": [0, -0.05]}, {"hovertemplate": "%{text}<extra></extra>", "line": {"color": "purple", "width": 6}, "mode": "lines", "showlegend": false, "text": ["Member load on element 405<br>type = uniform_local_z<br>w = -0.05", "Member load on element 405<br>type = uniform_local_z<br>w = -0.05"], "type": "scatter3d", "x": [30.9, 30.9], "y": [10, 10], "z": [0, -0.05]}, {"hovertemplate": "%{text}<extra></extra>", "line": {"color": "purple", "width": 6}, "mode": "lines", "showlegend": false, "text": ["Member load on element 405<br>type = uniform_local_z<br>w = -0.05", "Member load on element 405<br>type = uniform_local_z<br>w = -0.05"], "type": "scatter3d", "x": [34.53, 34.53], "y": [10, 10], "z": [0, -0.05]}, {"hovertemplate": "%{text}<extra></extra>", "line": {"color": "purple", "width": 6}, "mode": "lines", "showlegend": false, "text": ["Member load on element 406<br>type = uniform_local_z<br>w = -0.05", "Member load on element 406<br>type = uniform_local_z<br>w = -0.05"], "type": "scatter3d", "x": [38.17, 38.17], "y": [10, 10], "z": [0, -0.05]}, {"hovertemplate": "%{text}<extra></extra>", "line": {"color": "purple", "width": 6}, "mode": "lines", "showlegend": false, "text": ["Member load on element 406<br>type = uniform_local_z<br>w = -0.05", "Member load on element 406<br>type = uniform_local_z<br>w = -0.05"], "type": "scatter3d", "x": [41.8, 41.8], "y": [10, 10], "z": [0, -0.05]}, {"hovertemplate": "%{text}<extra></extra>", "line": {"color": "purple", "width": 6}, "mode": "lines", "showlegend": false, "text": ["Member load on element 406<br>type = uniform_local_z<br>w = -0.05", "Member load on element 406<br>type = uniform_local_z<br>w = -0.05"], "type": "scatter3d", "x": [45.44, 45.44], "y": [10, 10], "z": [0, -0.05]}, {"hovertemplate": "%{text}<extra></extra>", "line": {"color": "purple", "width": 6}, "mode": "lines", "showlegend": false, "text": ["Member load on element 406<br>type = uniform_local_z<br>w = -0.05", "Member load on element 406<br>type = uniform_local_z<br>w = -0.05"], "type": "scatter3d", "x": [49.08, 49.08], "y": [10, 10], "z": [0, -0.05]}, {"hovertemplate": "%{text}<extra></extra>", "line": {"color": "purple", "width": 6}, "mode": "lines", "showlegend": false, "text": ["Member load on element 406<br>type = uniform_local_z<br>w = -0.05", "Member load on element 406<br>type = uniform_local_z<br>w = -0.05"], "type": "scatter3d", "x": [52.71, 52.71], "y": [10, 10], "z": [0, -0.05]}, {"hovertemplate": "%{text}<extra></extra>", "line": {"color": "purple", "width": 6}, "mode": "lines", "showlegend": false, "text": ["Member load on element 407<br>type = uniform_local_z<br>w = -0.05", "Member load on element 407<br>type = uniform_local_z<br>w = -0.05"], "type": "scatter3d", "x": [56.35, 56.35], "y": [10, 10], "z": [0, -0.05]}, {"hovertemplate": "%{text}<extra></extra>", "line": {"color": "purple", "width": 6}, "mode": "lines", "showlegend": false, "text": ["Member load on element 407<br>type = uniform_local_z<br>w = -0.05", "Member load on element 407<br>type = uniform_local_z<br>w = -0.05"], "type": "scatter3d", "x": [59.98, 59.98], "y": [10, 10], "z": [0, -0.05]}, {"hovertemplate": "%{text}<extra></extra>", "line": {"color": "purple", "width": 6}, "mode": "lines", "showlegend": false, "text": ["Member load on element 407<br>type = uniform_local_z<br>w = -0.05", "Member load on element 407<br>type = uniform_local_z<br>w = -0.05"], "type": "scatter3d", "x": [63.62, 63.62], "y": [10, 10], "z": [0, -0.05]}, {"hovertemplate": "%{text}<extra></extra>", "line": {"color": "purple", "width": 6}, "mode": "lines", "showlegend": false, "text": ["Member load on element 407<br>type = uniform_local_z<br>w = -0.05", "Member load on element 407<br>type = uniform_local_z<br>w = -0.05"], "type": "scatter3d", "x": [67.25, 67.25], "y": [10, 10], "z": [0, -0.05]}, {"hovertemplate": "%{text}<extra></extra>", "line": {"color": "purple", "width": 6}, "mode": "lines", "showlegend": false, "text": ["Member load on element 407<br>type = uniform_local_z<br>w = -0.05", "Member load on element 407<br>type = uniform_local_z<br>w = -0.05"], "type": "scatter3d", "x": [70.89, 70.89], "y": [10, 10], "z": [0, -0.05]}, {"hovertemplate": "%{text}<extra></extra>", "line": {"color": "purple", "width": 6}, "mode": "lines", "showlegend": false, "text": ["Member load on element 408<br>type = uniform_local_z<br>w = -0.05", "Member load on element 408<br>type = uniform_local_z<br>w = -0.05"], "type": "scatter3d", "x": [74.52, 74.52], "y": [10, 10], "z": [0, -0.05]}, {"hovertemplate": "%{text}<extra></extra>", "line": {"color": "purple", "width": 6}, "mode": "lines", "showlegend": false, "text": ["Member load on element 408<br>type = uniform_local_z<br>w = -0.05", "Member load on element 408<br>type = uniform_local_z<br>w = -0.05"], "type": "scatter3d", "x": [78.16, 78.16], "y": [10, 10], "z": [0, -0.05]}, {"hovertemplate": "%{text}<extra></extra>", "line": {"color": "purple", "width": 6}, "mode": "lines", "showlegend": false, "text": ["Member load on element 408<br>type = uniform_local_z<br>w = -0.05", "Member load on element 408<br>type = uniform_local_z<br>w = -0.05"], "type": "scatter3d", "x": [81.79, 81.79], "y": [10, 10], "z": [0, -0.05]}, {"hovertemplate": "%{text}<extra></extra>", "line": {"color": "purple", "width": 6}, "mode": "lines", "showlegend": false, "text": ["Member load on element 408<br>type = uniform_local_z<br>w = -0.05", "Member load on element 408<br>type = uniform_local_z<br>w = -0.05"], "type": "scatter3d", "x": [85.43, 85.43], "y": [10, 10], "z": [0, -0.05]}, {"hovertemplate": "%{text}<extra></extra>", "line": {"color": "purple", "width": 6}, "mode": "lines", "showlegend": false, "text": ["Member load on element 408<br>type = uniform_local_z<br>w = -0.05", "Member load on element 408<br>type = uniform_local_z<br>w = -0.05"], "type": "scatter3d", "x": [89.06, 89.06], "y": [10, 10], "z": [0, -0.05]}], "layout": {"margin": {"b": 0, "l": 0, "r": 0, "t": 40}, "scene": {"aspectmode": "data", "xaxis": {"title": {"text": "x"}}, "yaxis": {"title": {"text": "y"}}, "zaxis": {"title": {"text": "z"}}}, "showlegend": true, "title": {"text": "fort_griffin_main_span undeformed and deformed"}}}
